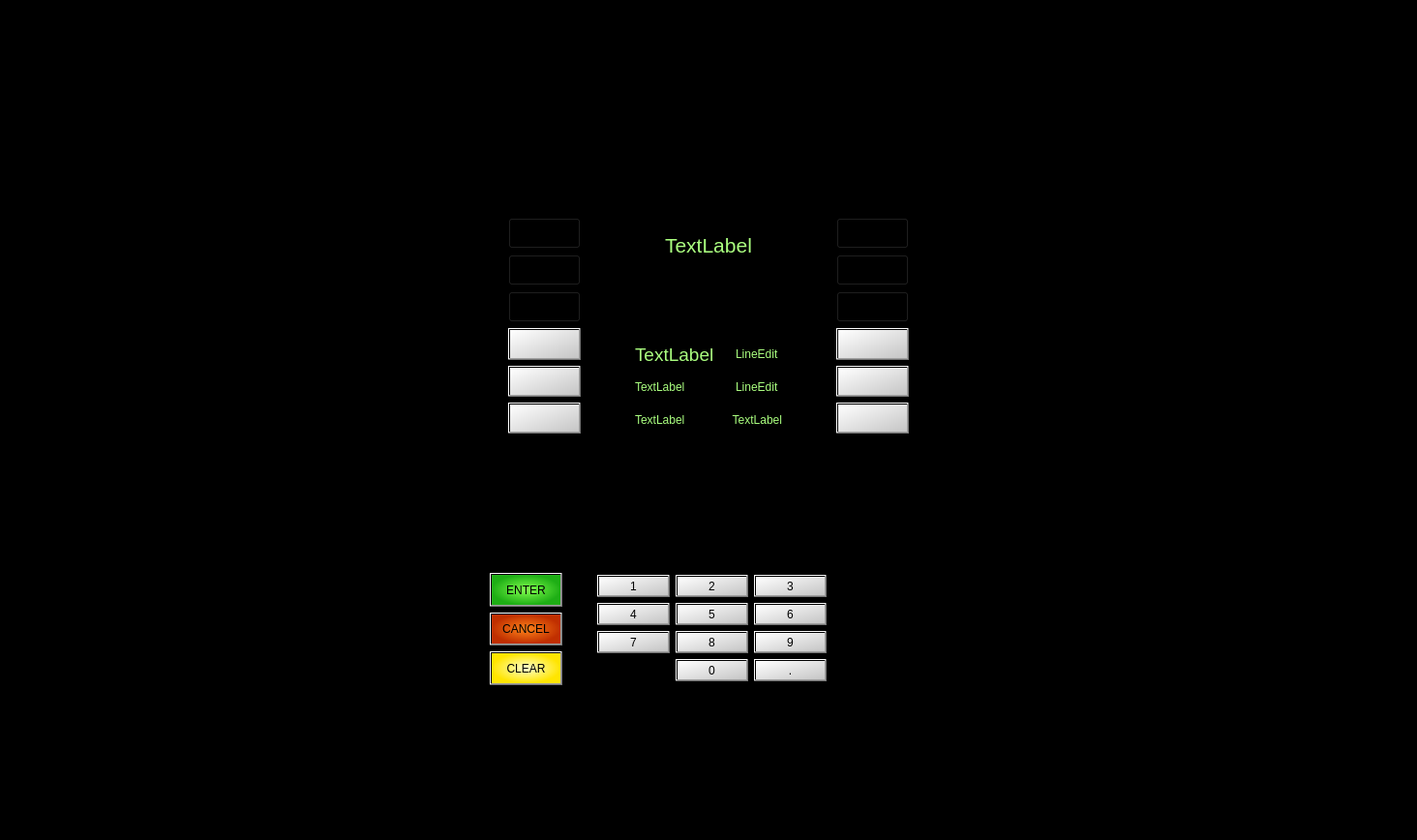
<?xml version="1.0" encoding="UTF-8"?>
<ui version="4.0">
 <class>Transactions</class>
 <widget class="QMainWindow" name="Transactions">
  <property name="geometry">
   <rect>
    <x>0</x>
    <y>0</y>
    <width>1464</width>
    <height>868</height>
   </rect>
  </property>
  <property name="sizePolicy">
   <sizepolicy hsizetype="Preferred" vsizetype="Preferred">
    <horstretch>0</horstretch>
    <verstretch>0</verstretch>
   </sizepolicy>
  </property>
  <property name="windowTitle">
   <string>MainWindow</string>
  </property>
  <property name="styleSheet">
   <string notr="true">background-color: rgb(0, 0, 0);</string>
  </property>
  <widget class="QWidget" name="mycentralwidget">
   <property name="sizePolicy">
    <sizepolicy hsizetype="Preferred" vsizetype="Preferred">
     <horstretch>0</horstretch>
     <verstretch>0</verstretch>
    </sizepolicy>
   </property>
   <layout class="QGridLayout" name="gridLayout_3">
    <property name="leftMargin">
     <number>135</number>
    </property>
    <property name="topMargin">
     <number>135</number>
    </property>
    <property name="rightMargin">
     <number>135</number>
    </property>
    <property name="bottomMargin">
     <number>80</number>
    </property>
    <item row="1" column="0">
     <layout class="QHBoxLayout" name="horizontalLayout">
      <property name="leftMargin">
       <number>0</number>
      </property>
      <property name="topMargin">
       <number>95</number>
      </property>
      <property name="rightMargin">
       <number>80</number>
      </property>
      <property name="bottomMargin">
       <number>80</number>
      </property>
      <item>
       <spacer name="horizontalSpacer_2">
        <property name="orientation">
         <enum>Qt::Horizontal</enum>
        </property>
        <property name="sizeHint" stdset="0">
         <size>
          <width>40</width>
          <height>20</height>
         </size>
        </property>
       </spacer>
      </item>
      <item>
       <layout class="QVBoxLayout" name="verticalLayout_2">
        <property name="topMargin">
         <number>43</number>
        </property>
        <property name="rightMargin">
         <number>30</number>
        </property>
        <item>
         <widget class="QPushButton" name="btnEnter">
          <property name="sizePolicy">
           <sizepolicy hsizetype="Fixed" vsizetype="Preferred">
            <horstretch>0</horstretch>
            <verstretch>0</verstretch>
           </sizepolicy>
          </property>
          <property name="styleSheet">
           <string notr="true">font: 12pt &quot;Segoe UI&quot;;
color: rgb(0, 0, 0);
background-color: qradialgradient(spread:pad, cx:0.5, cy:0.5, radius:0.5, fx:0.5, fy:0.5, stop:0 rgba(130, 255, 79, 255), stop:1 rgba(30, 174, 21, 255));
</string>
          </property>
          <property name="text">
           <string>ENTER</string>
          </property>
         </widget>
        </item>
        <item>
         <widget class="QPushButton" name="btnCancel">
          <property name="sizePolicy">
           <sizepolicy hsizetype="Fixed" vsizetype="Preferred">
            <horstretch>0</horstretch>
            <verstretch>0</verstretch>
           </sizepolicy>
          </property>
          <property name="styleSheet">
           <string notr="true">font: 12pt &quot;Segoe UI&quot;;
color: rgb(0, 0, 0);
background-color: qradialgradient(spread:pad, cx:0.5, cy:0.5, radius:0.5, fx:0.5, fy:0.5, stop:0 rgba(255, 132, 26, 255), stop:1 rgba(192, 47, 0, 255));</string>
          </property>
          <property name="text">
           <string>CANCEL</string>
          </property>
         </widget>
        </item>
        <item>
         <widget class="QPushButton" name="btnClear">
          <property name="sizePolicy">
           <sizepolicy hsizetype="Fixed" vsizetype="Preferred">
            <horstretch>0</horstretch>
            <verstretch>0</verstretch>
           </sizepolicy>
          </property>
          <property name="styleSheet">
           <string notr="true">font: 12pt &quot;Segoe UI&quot;;
color: rgb(0, 0, 0);
background-color: qradialgradient(spread:pad, cx:0.5, cy:0.5, radius:0.5, fx:0.5, fy:0.5, stop:0 rgba(255, 255, 206, 255), stop:1 rgba(255, 229, 0, 255));
</string>
          </property>
          <property name="text">
           <string>CLEAR</string>
          </property>
         </widget>
        </item>
       </layout>
      </item>
      <item>
       <layout class="QGridLayout" name="gridLayout">
        <property name="topMargin">
         <number>45</number>
        </property>
        <property name="rightMargin">
         <number>25</number>
        </property>
        <property name="bottomMargin">
         <number>4</number>
        </property>
        <item row="1" column="2">
         <widget class="QPushButton" name="btn_num6">
          <property name="sizePolicy">
           <sizepolicy hsizetype="Fixed" vsizetype="Preferred">
            <horstretch>0</horstretch>
            <verstretch>0</verstretch>
           </sizepolicy>
          </property>
          <property name="styleSheet">
           <string notr="true">font: 16pt &quot;Segoe UI&quot;;
color: rgb(0, 0, 0);
background-color: qlineargradient(spread:pad, x1:0, y1:0, x2:1, y2:1, stop:0 rgba(255, 255, 255, 255), stop:1 rgba(197, 197, 197, 255));</string>
          </property>
          <property name="text">
           <string>6</string>
          </property>
         </widget>
        </item>
        <item row="2" column="2">
         <widget class="QPushButton" name="btn_num9">
          <property name="sizePolicy">
           <sizepolicy hsizetype="Fixed" vsizetype="Preferred">
            <horstretch>0</horstretch>
            <verstretch>0</verstretch>
           </sizepolicy>
          </property>
          <property name="styleSheet">
           <string notr="true">font: 16pt &quot;Segoe UI&quot;;
color: rgb(0, 0, 0);
background-color: qlineargradient(spread:pad, x1:0, y1:0, x2:1, y2:1, stop:0 rgba(255, 255, 255, 255), stop:1 rgba(197, 197, 197, 255));</string>
          </property>
          <property name="text">
           <string>9</string>
          </property>
         </widget>
        </item>
        <item row="2" column="0">
         <widget class="QPushButton" name="btn_num7">
          <property name="sizePolicy">
           <sizepolicy hsizetype="Fixed" vsizetype="Preferred">
            <horstretch>0</horstretch>
            <verstretch>0</verstretch>
           </sizepolicy>
          </property>
          <property name="styleSheet">
           <string notr="true">font: 16pt &quot;Segoe UI&quot;;
color: rgb(0, 0, 0);
background-color: qlineargradient(spread:pad, x1:0, y1:0, x2:1, y2:1, stop:0 rgba(255, 255, 255, 255), stop:1 rgba(197, 197, 197, 255));</string>
          </property>
          <property name="text">
           <string>7</string>
          </property>
         </widget>
        </item>
        <item row="1" column="0">
         <widget class="QPushButton" name="btn_num4">
          <property name="sizePolicy">
           <sizepolicy hsizetype="Fixed" vsizetype="Preferred">
            <horstretch>0</horstretch>
            <verstretch>0</verstretch>
           </sizepolicy>
          </property>
          <property name="styleSheet">
           <string notr="true">font: 16pt &quot;Segoe UI&quot;;
color: rgb(0, 0, 0);
background-color: qlineargradient(spread:pad, x1:0, y1:0, x2:1, y2:1, stop:0 rgba(255, 255, 255, 255), stop:1 rgba(197, 197, 197, 255));</string>
          </property>
          <property name="text">
           <string>4</string>
          </property>
         </widget>
        </item>
        <item row="2" column="1">
         <widget class="QPushButton" name="btn_num8">
          <property name="sizePolicy">
           <sizepolicy hsizetype="Fixed" vsizetype="Preferred">
            <horstretch>0</horstretch>
            <verstretch>0</verstretch>
           </sizepolicy>
          </property>
          <property name="styleSheet">
           <string notr="true">font: 16pt &quot;Segoe UI&quot;;
color: rgb(0, 0, 0);
background-color: qlineargradient(spread:pad, x1:0, y1:0, x2:1, y2:1, stop:0 rgba(255, 255, 255, 255), stop:1 rgba(197, 197, 197, 255));</string>
          </property>
          <property name="text">
           <string>8</string>
          </property>
         </widget>
        </item>
        <item row="3" column="1">
         <widget class="QPushButton" name="btn_num0">
          <property name="sizePolicy">
           <sizepolicy hsizetype="Fixed" vsizetype="Preferred">
            <horstretch>0</horstretch>
            <verstretch>0</verstretch>
           </sizepolicy>
          </property>
          <property name="styleSheet">
           <string notr="true">font: 16pt &quot;Segoe UI&quot;;
color: rgb(0, 0, 0);
background-color: qlineargradient(spread:pad, x1:0, y1:0, x2:1, y2:1, stop:0 rgba(255, 255, 255, 255), stop:1 rgba(197, 197, 197, 255));</string>
          </property>
          <property name="text">
           <string>0</string>
          </property>
         </widget>
        </item>
        <item row="0" column="1">
         <widget class="QPushButton" name="btn_num2">
          <property name="sizePolicy">
           <sizepolicy hsizetype="Fixed" vsizetype="Preferred">
            <horstretch>0</horstretch>
            <verstretch>0</verstretch>
           </sizepolicy>
          </property>
          <property name="styleSheet">
           <string notr="true">font: 16pt &quot;Segoe UI&quot;;
color: rgb(0, 0, 0);
background-color: qlineargradient(spread:pad, x1:0, y1:0, x2:1, y2:1, stop:0 rgba(255, 255, 255, 255), stop:1 rgba(197, 197, 197, 255));</string>
          </property>
          <property name="text">
           <string>2</string>
          </property>
         </widget>
        </item>
        <item row="0" column="0">
         <widget class="QPushButton" name="btn_num1">
          <property name="sizePolicy">
           <sizepolicy hsizetype="Fixed" vsizetype="Preferred">
            <horstretch>0</horstretch>
            <verstretch>0</verstretch>
           </sizepolicy>
          </property>
          <property name="mouseTracking">
           <bool>false</bool>
          </property>
          <property name="styleSheet">
           <string notr="true">font: 16pt &quot;Segoe UI&quot;;
color: rgb(0, 0, 0);
background-color: qlineargradient(spread:pad, x1:0, y1:0, x2:1, y2:1, stop:0 rgba(255, 255, 255, 255), stop:1 rgba(197, 197, 197, 255));</string>
          </property>
          <property name="text">
           <string>1</string>
          </property>
         </widget>
        </item>
        <item row="1" column="1">
         <widget class="QPushButton" name="btn_num5">
          <property name="sizePolicy">
           <sizepolicy hsizetype="Fixed" vsizetype="Preferred">
            <horstretch>0</horstretch>
            <verstretch>0</verstretch>
           </sizepolicy>
          </property>
          <property name="styleSheet">
           <string notr="true">font: 16pt &quot;Segoe UI&quot;;
color: rgb(0, 0, 0);
background-color: qlineargradient(spread:pad, x1:0, y1:0, x2:1, y2:1, stop:0 rgba(255, 255, 255, 255), stop:1 rgba(197, 197, 197, 255));</string>
          </property>
          <property name="text">
           <string>5</string>
          </property>
         </widget>
        </item>
        <item row="0" column="2">
         <widget class="QPushButton" name="btn_num3">
          <property name="sizePolicy">
           <sizepolicy hsizetype="Fixed" vsizetype="Preferred">
            <horstretch>0</horstretch>
            <verstretch>0</verstretch>
           </sizepolicy>
          </property>
          <property name="styleSheet">
           <string notr="true">font: 16pt &quot;Segoe UI&quot;;
color: rgb(0, 0, 0);
background-color: qlineargradient(spread:pad, x1:0, y1:0, x2:1, y2:1, stop:0 rgba(255, 255, 255, 255), stop:1 rgba(197, 197, 197, 255));</string>
          </property>
          <property name="text">
           <string>3</string>
          </property>
         </widget>
        </item>
        <item row="3" column="2">
         <widget class="QPushButton" name="btn_numDOT">
          <property name="sizePolicy">
           <sizepolicy hsizetype="Fixed" vsizetype="Preferred">
            <horstretch>0</horstretch>
            <verstretch>0</verstretch>
           </sizepolicy>
          </property>
          <property name="styleSheet">
           <string notr="true">font: 16pt &quot;Segoe UI&quot;;
color: rgb(0, 0, 0);
background-color: qlineargradient(spread:pad, x1:0, y1:0, x2:1, y2:1, stop:0 rgba(255, 255, 255, 255), stop:1 rgba(197, 197, 197, 255));</string>
          </property>
          <property name="text">
           <string>.</string>
          </property>
         </widget>
        </item>
       </layout>
      </item>
      <item>
       <spacer name="horizontalSpacer">
        <property name="orientation">
         <enum>Qt::Horizontal</enum>
        </property>
        <property name="sizeHint" stdset="0">
         <size>
          <width>40</width>
          <height>20</height>
         </size>
        </property>
       </spacer>
      </item>
     </layout>
    </item>
    <item row="0" column="0">
     <layout class="QHBoxLayout" name="horizontalLayout_2" stretch="0,0,1,0,0">
      <property name="leftMargin">
       <number>350</number>
      </property>
      <property name="rightMargin">
       <number>350</number>
      </property>
      <item>
       <spacer name="horizontalSpacer_3">
        <property name="orientation">
         <enum>Qt::Horizontal</enum>
        </property>
        <property name="sizeHint" stdset="0">
         <size>
          <width>40</width>
          <height>20</height>
         </size>
        </property>
       </spacer>
      </item>
      <item>
       <layout class="QVBoxLayout" name="verticalLayout_3">
        <property name="topMargin">
         <number>90</number>
        </property>
        <item>
         <widget class="QPushButton" name="pushButton_25">
          <property name="sizePolicy">
           <sizepolicy hsizetype="Minimum" vsizetype="Preferred">
            <horstretch>0</horstretch>
            <verstretch>0</verstretch>
           </sizepolicy>
          </property>
          <property name="styleSheet">
           <string notr="true">background-color: transparent;</string>
          </property>
          <property name="text">
           <string/>
          </property>
         </widget>
        </item>
        <item>
         <widget class="QPushButton" name="pushButton_23">
          <property name="sizePolicy">
           <sizepolicy hsizetype="Minimum" vsizetype="Preferred">
            <horstretch>0</horstretch>
            <verstretch>0</verstretch>
           </sizepolicy>
          </property>
          <property name="styleSheet">
           <string notr="true">background-color: transparent;</string>
          </property>
          <property name="text">
           <string/>
          </property>
         </widget>
        </item>
        <item>
         <widget class="QPushButton" name="pushButton_22">
          <property name="sizePolicy">
           <sizepolicy hsizetype="Minimum" vsizetype="Preferred">
            <horstretch>0</horstretch>
            <verstretch>0</verstretch>
           </sizepolicy>
          </property>
          <property name="styleSheet">
           <string notr="true">background-color: transparent;</string>
          </property>
          <property name="text">
           <string/>
          </property>
         </widget>
        </item>
        <item>
         <widget class="QPushButton" name="btn_left1">
          <property name="sizePolicy">
           <sizepolicy hsizetype="Minimum" vsizetype="Preferred">
            <horstretch>0</horstretch>
            <verstretch>0</verstretch>
           </sizepolicy>
          </property>
          <property name="font">
           <font>
            <pointsize>9</pointsize>
           </font>
          </property>
          <property name="styleSheet">
           <string notr="true">background-color: qlineargradient(spread:pad, x1:0, y1:0, x2:1, y2:1, stop:0 rgba(255, 255, 255, 255), stop:1 rgba(197, 197, 197, 255));
color: transparent;</string>
          </property>
          <property name="text">
           <string>PushButton</string>
          </property>
         </widget>
        </item>
        <item>
         <widget class="QPushButton" name="btn_left2">
          <property name="sizePolicy">
           <sizepolicy hsizetype="Minimum" vsizetype="Preferred">
            <horstretch>0</horstretch>
            <verstretch>0</verstretch>
           </sizepolicy>
          </property>
          <property name="styleSheet">
           <string notr="true">background-color: qlineargradient(spread:pad, x1:0, y1:0, x2:1, y2:1, stop:0 rgba(255, 255, 255, 255), stop:1 rgba(197, 197, 197, 255));
color: transparent;</string>
          </property>
          <property name="text">
           <string>PushButton</string>
          </property>
         </widget>
        </item>
        <item>
         <widget class="QPushButton" name="btn_left3">
          <property name="sizePolicy">
           <sizepolicy hsizetype="Minimum" vsizetype="Preferred">
            <horstretch>0</horstretch>
            <verstretch>0</verstretch>
           </sizepolicy>
          </property>
          <property name="styleSheet">
           <string notr="true">background-color: qlineargradient(spread:pad, x1:0, y1:0, x2:1, y2:1, stop:0 rgba(255, 255, 255, 255), stop:1 rgba(197, 197, 197, 255));
color: transparent;</string>
          </property>
          <property name="text">
           <string>PushButton</string>
          </property>
         </widget>
        </item>
       </layout>
      </item>
      <item>
       <layout class="QVBoxLayout" name="verticalLayout_4">
        <property name="leftMargin">
         <number>50</number>
        </property>
        <property name="topMargin">
         <number>55</number>
        </property>
        <property name="rightMargin">
         <number>50</number>
        </property>
        <item>
         <widget class="QLabel" name="label_top">
          <property name="font">
           <font>
            <family>Segoe UI</family>
            <pointsize>16</pointsize>
            <italic>false</italic>
            <bold>false</bold>
           </font>
          </property>
          <property name="styleSheet">
           <string notr="true">background-color: black;
color: rgb(170, 255, 127);
font: 16pt &quot;Segoe UI&quot;;</string>
          </property>
          <property name="text">
           <string>TextLabel</string>
          </property>
          <property name="alignment">
           <set>Qt::AlignCenter</set>
          </property>
         </widget>
        </item>
        <item>
         <layout class="QGridLayout" name="gridLayout_2">
          <property name="topMargin">
           <number>30</number>
          </property>
          <item row="0" column="0">
           <widget class="QLabel" name="label_left1">
            <property name="font">
             <font>
              <family>Segoe UI</family>
              <pointsize>14</pointsize>
              <italic>false</italic>
              <bold>false</bold>
             </font>
            </property>
            <property name="styleSheet">
             <string notr="true">background-color: black;
color: rgb(170, 255, 127);
font: 14pt &quot;Segoe UI&quot;;</string>
            </property>
            <property name="text">
             <string>TextLabel</string>
            </property>
           </widget>
          </item>
          <item row="2" column="0">
           <widget class="QLabel" name="label_left3">
            <property name="styleSheet">
             <string notr="true">background-color: black;
color: rgb(170, 255, 127);
font: 14pt &quot;Segoe UI&quot;;</string>
            </property>
            <property name="text">
             <string>TextLabel</string>
            </property>
           </widget>
          </item>
          <item row="1" column="0">
           <widget class="QLabel" name="label_left2">
            <property name="styleSheet">
             <string notr="true">background-color: black;
color: rgb(170, 255, 127);
font: 14pt &quot;Segoe UI&quot;;</string>
            </property>
            <property name="text">
             <string>TextLabel</string>
            </property>
           </widget>
          </item>
          <item row="1" column="1">
           <widget class="QLineEdit" name="txt_right2">
            <property name="sizePolicy">
             <sizepolicy hsizetype="Preferred" vsizetype="Preferred">
              <horstretch>0</horstretch>
              <verstretch>0</verstretch>
             </sizepolicy>
            </property>
            <property name="styleSheet">
             <string>background-color: black;
color: rgb(170, 255, 127);
font: 14pt &quot;Segoe UI&quot;;</string>
            </property>
            <property name="text">
             <string>LineEdit</string>
            </property>
            <property name="frame">
             <bool>false</bool>
            </property>
            <property name="alignment">
             <set>Qt::AlignRight|Qt::AlignTrailing|Qt::AlignVCenter</set>
            </property>
           </widget>
          </item>
          <item row="0" column="1">
           <widget class="QLineEdit" name="txt_right1">
            <property name="sizePolicy">
             <sizepolicy hsizetype="Preferred" vsizetype="Preferred">
              <horstretch>0</horstretch>
              <verstretch>0</verstretch>
             </sizepolicy>
            </property>
            <property name="styleSheet">
             <string>background-color: black;
color: rgb(170, 255, 127);
font: 14pt &quot;Segoe UI&quot;;</string>
            </property>
            <property name="text">
             <string>LineEdit</string>
            </property>
            <property name="frame">
             <bool>false</bool>
            </property>
            <property name="alignment">
             <set>Qt::AlignRight|Qt::AlignTrailing|Qt::AlignVCenter</set>
            </property>
           </widget>
          </item>
          <item row="2" column="1">
           <widget class="QLabel" name="label_right3">
            <property name="styleSheet">
             <string notr="true">background-color: black;
color: rgb(170, 255, 127);
font: 14pt &quot;Segoe UI&quot;;</string>
            </property>
            <property name="text">
             <string>TextLabel</string>
            </property>
            <property name="alignment">
             <set>Qt::AlignRight|Qt::AlignTrailing|Qt::AlignVCenter</set>
            </property>
           </widget>
          </item>
         </layout>
        </item>
       </layout>
      </item>
      <item>
       <layout class="QVBoxLayout" name="verticalLayout">
        <property name="topMargin">
         <number>90</number>
        </property>
        <item>
         <widget class="QPushButton" name="pushButton_26">
          <property name="sizePolicy">
           <sizepolicy hsizetype="Minimum" vsizetype="Preferred">
            <horstretch>0</horstretch>
            <verstretch>0</verstretch>
           </sizepolicy>
          </property>
          <property name="styleSheet">
           <string notr="true">background-color: transparent;</string>
          </property>
          <property name="text">
           <string/>
          </property>
         </widget>
        </item>
        <item>
         <widget class="QPushButton" name="pushButton_24">
          <property name="sizePolicy">
           <sizepolicy hsizetype="Minimum" vsizetype="Preferred">
            <horstretch>0</horstretch>
            <verstretch>0</verstretch>
           </sizepolicy>
          </property>
          <property name="styleSheet">
           <string notr="true">background-color: transparent;</string>
          </property>
          <property name="text">
           <string/>
          </property>
         </widget>
        </item>
        <item>
         <widget class="QPushButton" name="pushButton_21">
          <property name="sizePolicy">
           <sizepolicy hsizetype="Minimum" vsizetype="Preferred">
            <horstretch>0</horstretch>
            <verstretch>0</verstretch>
           </sizepolicy>
          </property>
          <property name="styleSheet">
           <string notr="true">background-color: transparent;</string>
          </property>
          <property name="text">
           <string/>
          </property>
         </widget>
        </item>
        <item>
         <widget class="QPushButton" name="btn_right1">
          <property name="sizePolicy">
           <sizepolicy hsizetype="Minimum" vsizetype="Preferred">
            <horstretch>0</horstretch>
            <verstretch>0</verstretch>
           </sizepolicy>
          </property>
          <property name="styleSheet">
           <string notr="true">background-color: qlineargradient(spread:pad, x1:0, y1:0, x2:1, y2:1, stop:0 rgba(255, 255, 255, 255), stop:1 rgba(197, 197, 197, 255));
color: transparent;</string>
          </property>
          <property name="text">
           <string>PushButton</string>
          </property>
         </widget>
        </item>
        <item>
         <widget class="QPushButton" name="btn_right2">
          <property name="sizePolicy">
           <sizepolicy hsizetype="Minimum" vsizetype="Preferred">
            <horstretch>0</horstretch>
            <verstretch>0</verstretch>
           </sizepolicy>
          </property>
          <property name="styleSheet">
           <string notr="true">background-color: qlineargradient(spread:pad, x1:0, y1:0, x2:1, y2:1, stop:0 rgba(255, 255, 255, 255), stop:1 rgba(197, 197, 197, 255));
color: transparent;</string>
          </property>
          <property name="text">
           <string>PushButton</string>
          </property>
         </widget>
        </item>
        <item>
         <widget class="QPushButton" name="btn_right3">
          <property name="sizePolicy">
           <sizepolicy hsizetype="Minimum" vsizetype="Preferred">
            <horstretch>0</horstretch>
            <verstretch>0</verstretch>
           </sizepolicy>
          </property>
          <property name="styleSheet">
           <string notr="true">background-color: qlineargradient(spread:pad, x1:0, y1:0, x2:1, y2:1, stop:0 rgba(255, 255, 255, 255), stop:1 rgba(197, 197, 197, 255));
color: transparent;</string>
          </property>
          <property name="text">
           <string>PushButton</string>
          </property>
         </widget>
        </item>
       </layout>
      </item>
      <item>
       <spacer name="horizontalSpacer_4">
        <property name="orientation">
         <enum>Qt::Horizontal</enum>
        </property>
        <property name="sizeHint" stdset="0">
         <size>
          <width>40</width>
          <height>20</height>
         </size>
        </property>
       </spacer>
      </item>
     </layout>
    </item>
   </layout>
  </widget>
 </widget>
 <resources/>
 <connections/>
</ui>
